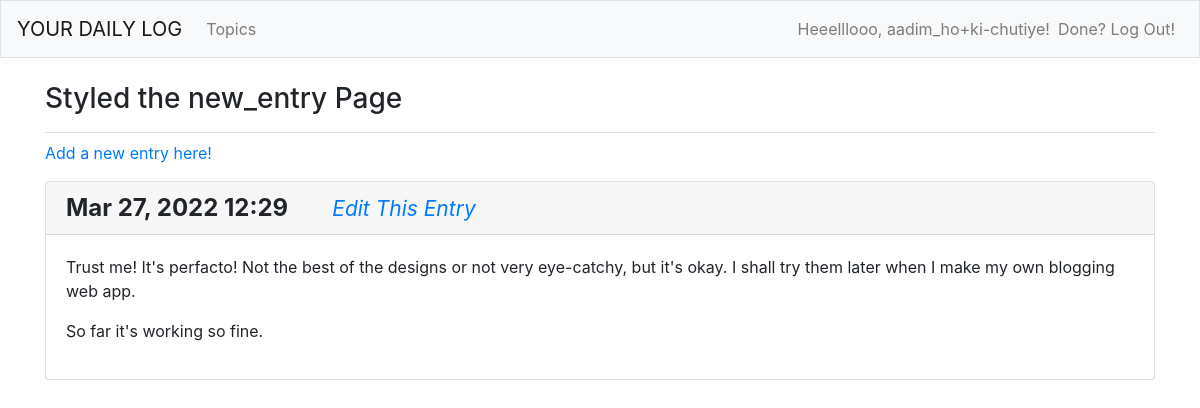
The page /topics/27/ (signed in) on the database as committed earlier.
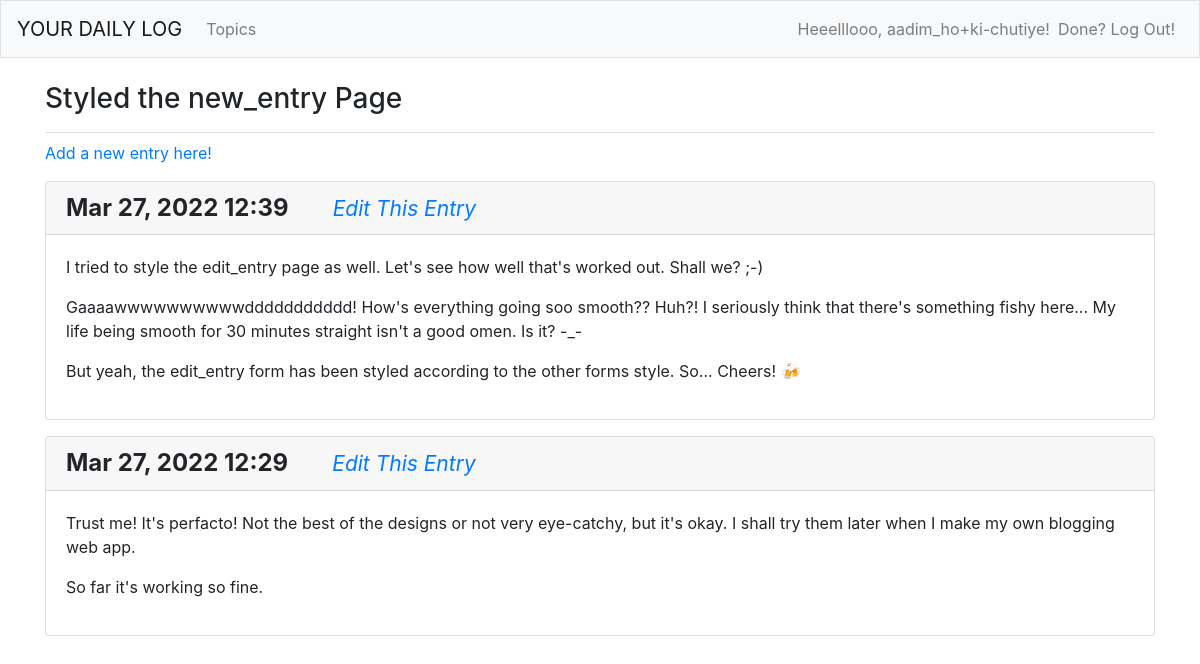
The same page on the database as committed later.
### YourDailyLog_App/models.py (models this page shows, shortened)
class Topic(models.Model):
    topicName = models.CharField(max_length=200)
    dateAndTime = models.DateTimeField(auto_now_add=True)
    owner = models.ForeignKey(User, on_delete=models.CASCADE)
    def __str__(self):
        return self.topicName

class Entry(models.Model):
    topic = models.ForeignKey(Topic, on_delete=models.CASCADE)
    entryText = models.TextField()
    dateAndTimeAdded = models.DateTimeField(auto_now_add=True)
    class Meta:
        verbose_name_plural = "Entries"

### YourDailyLog_App/views.py (the view)
# urls.py: path("topics/<int:topicID>/", views.topic, name='topic'),
@login_required
def topic(request, topicID):
    topicName = Topic.objects.get(id=topicID)
    checkTopicOwner(topicName, request) # function call
    entries = topicName.entry_set.order_by("-dateAndTimeAdded")
    context = {'topicName': topicName, 'entries': entries}
    return render(request, 'yourdailylog_app/topic.html', context)

### YourDailyLog_App/views.py (called while the page is built)
def checkTopicOwner(topic_name, requestedUser):
    if topic_name.owner != requestedUser.user:
        raise Http404 # standard error response when the requested resource

### YourDailyLog_App/templates/yourdailylog_app/topic.html (shortened to what this page needs)
{% extends "yourdailylog_app/base.html" %}
{% block page_header %}
  <h3>
    {{ topicName }}
  </h3>
{% endblock page_header %}
{% block content %}
  <p>
    <a href="{% url 'YourDailyLog_App:new_entry' topicName.id %}">
      Add a new entry here!
    </a>
  </p>
  {% for entry in entries %}
    <div class="card mb-3">
      <h4 class="card-header">
        <b>
          {{ entry.dateAndTimeAdded|date:'M d, Y H:i' }}
        </b>
        <small>
          <a href="{% url 'YourDailyLog_App:edit_entry' entry.id %}">
            <i>
              Edit This Entry
            </i>
          </a>
        </small>
      </h4>
      <div class="card-body">
        {{ entry.entryText|linebreaks }}
      </div>
    </div>
  {% empty %}
    <p>There are no entries for this topic yet.</p>
  {% endfor %}
{% endblock content %}

### YourDailyLog_App/templates/yourdailylog_app/base.html (shortened to what this page needs)
{% load bootstrap4 %}
<!doctype html>
<html lang="en">
  <head>
    {% bootstrap_css %}
  </head>
  <body>
    <nav class="navbar navbar-expand-md navbar-light bg-light mb-4 border">
      <a class="navbar-brand" href="{% url 'YourDailyLog_App:index' %}">
        YOUR DAILY LOG
      </a>
      <div class="collapse navbar-collapse" id="navbarCollapse">
        <ul class="navbar-nav mr-auto">
          <li class="nav-item">
            <a class="nav-link" href="{% url 'YourDailyLog_App:topics' %}">
              Topics
            </a>
          </li>
        </ul>
        <ul class="navbar-nav ml-auto">
          {% if user.is_authenticated %}
            <li class="nav-item">
              <span class="navbar-text">
                Heeelllooo, {{ user.username }}!
              </span>
            </li>
            <li class="nav-item">
              <a class="nav-link" href="{% url 'Users:logout' %}">
                Done? Log Out!
              </a>
            </li>
          {% endif %}
        </ul>
      </div>
    </nav>
    <main role ="main" class="container">
      <div class="pb-2 mb-2 border-bottom">
        {% block page_header %}{% endblock page_header %}
      </div>
      <div>
        {% block content %}{% endblock content %}
      </div>
    </main>
  </body>
</html>

Rows that differ between the two databases and show on the page:
added Entry: dateAndTimeAdded "Mar 27, 2022 12:39", entryText "I tried to style the edit_entry page as well. Let's see how well that's worked out. Shall we? ;-) Gaaaawwwwwwwwwwddddddddddd! How's everything going soo smooth?? Huh?! I seriously think that there's something fishy here... My life being smooth for 30 minutes straight isn't a good omen. Is it? -_- But yeah, the edit_entry form has been styled according to the other forms style. So... Cheers! 🍻"
